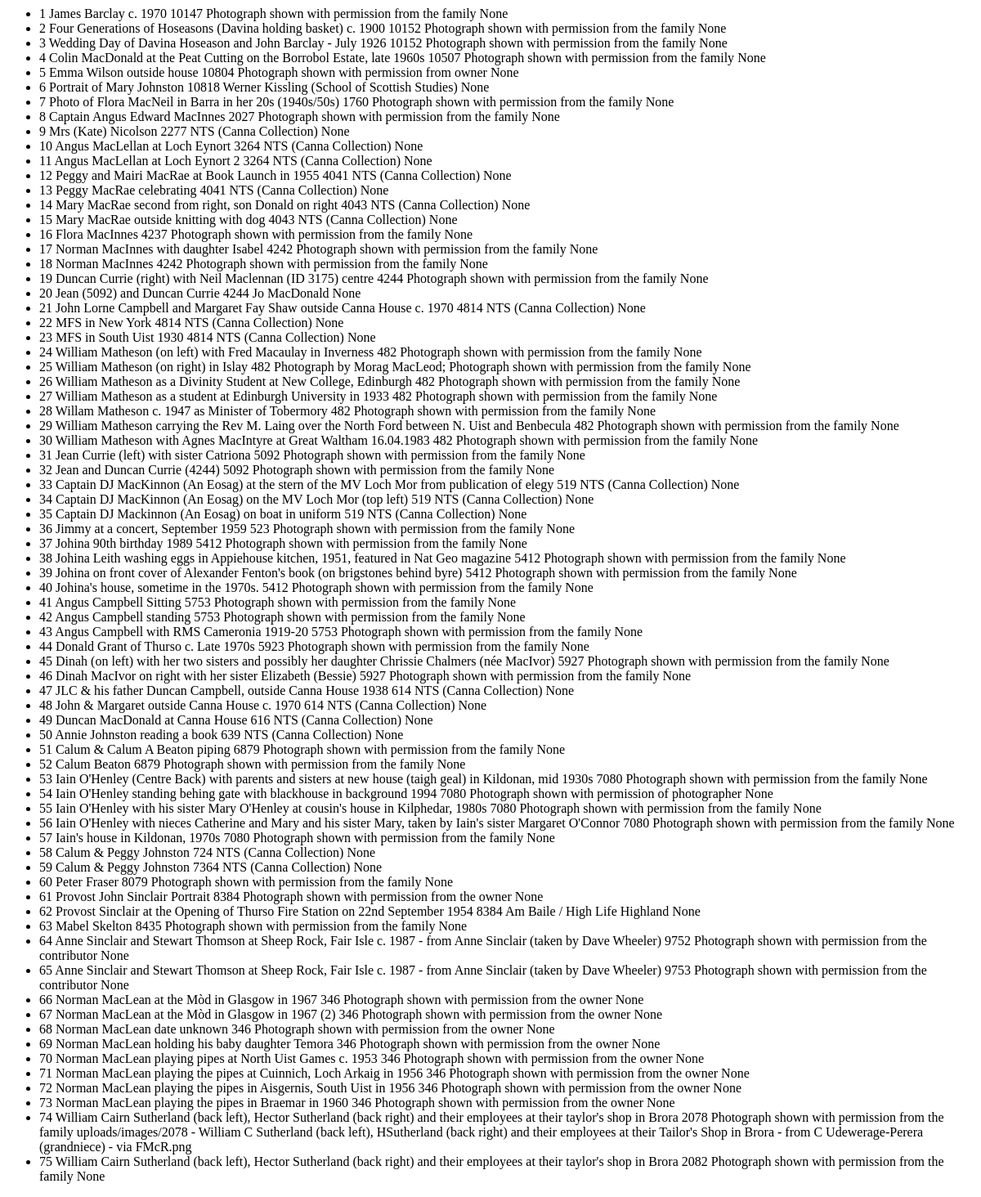
/all_images, run on an earlier commit of the app's database.
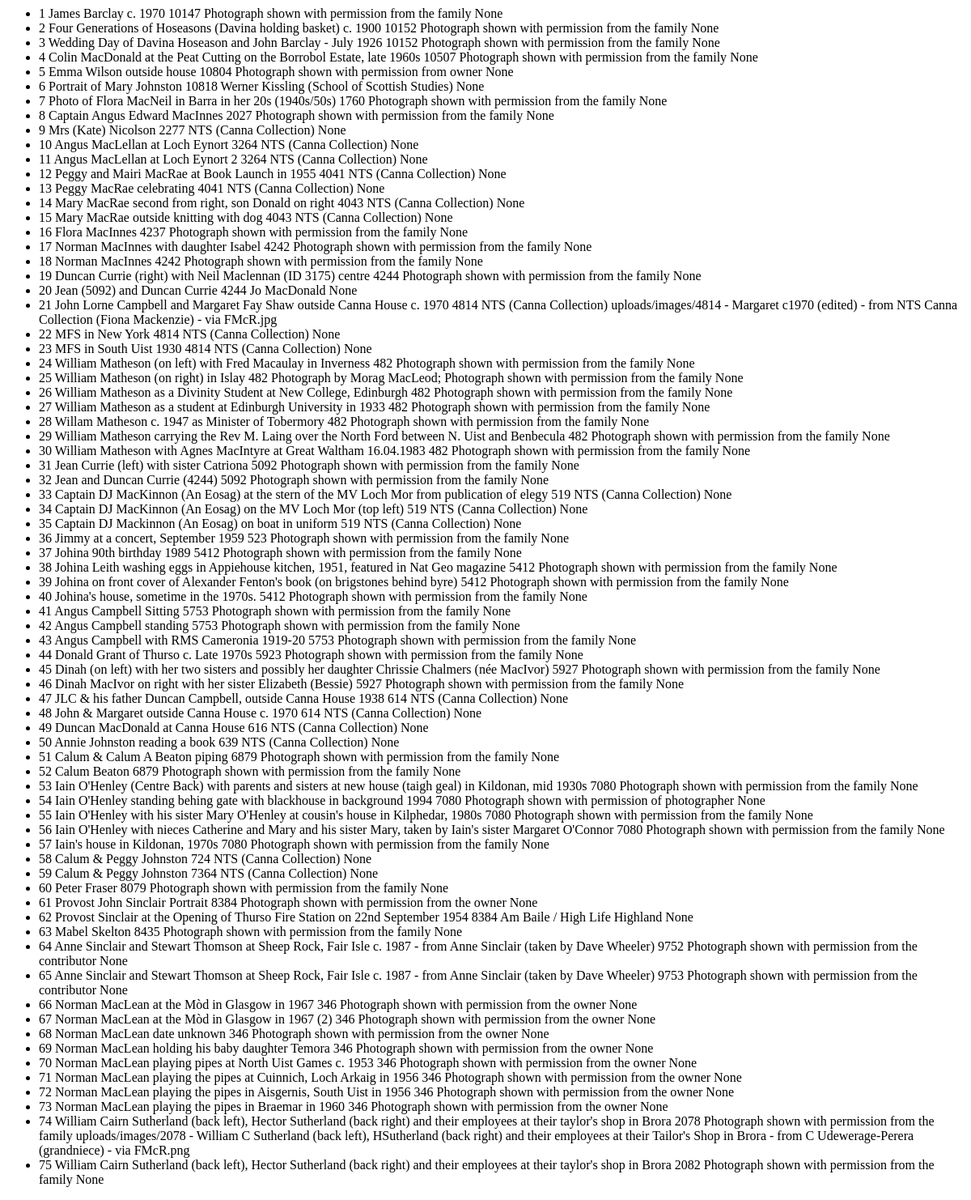
And on a later commit of the database.
### tad_uploader/models.py (models this page shows, shortened)
class Image(db.Model):
    id = db.Column(db.Integer, primary_key=True)
    contributor_id = db.Column(db.Integer, nullable=False)
    title = db.Column(db.String(500))
    rights = db.Column(db.String(500))
    path = db.Column(db.String(150))

### tad_uploader/uploader.py (the view)
@bp.route('/all_images')
def get_images():
    images = Image.query.all()
    return render_template('view_images.html', images=images)

### tad_uploader/templates/view_images.html
<ul>
    {% for i in images %} <li>
        {{ i.id }}
        {{ i.title }}
        {{ i.contributor_id }}
        {{ i.rights }}
        {{ i.path }}
    </li>
    {%  endfor %}
</ul>

What changed in the data, as far as the page shows it:
changed Image id 21: path "None" → "uploads/images/4814 - Margaret c1970 (edited) - from NTS Canna Collection (Fiona Mackenzie) - via FMcR.jpg"
